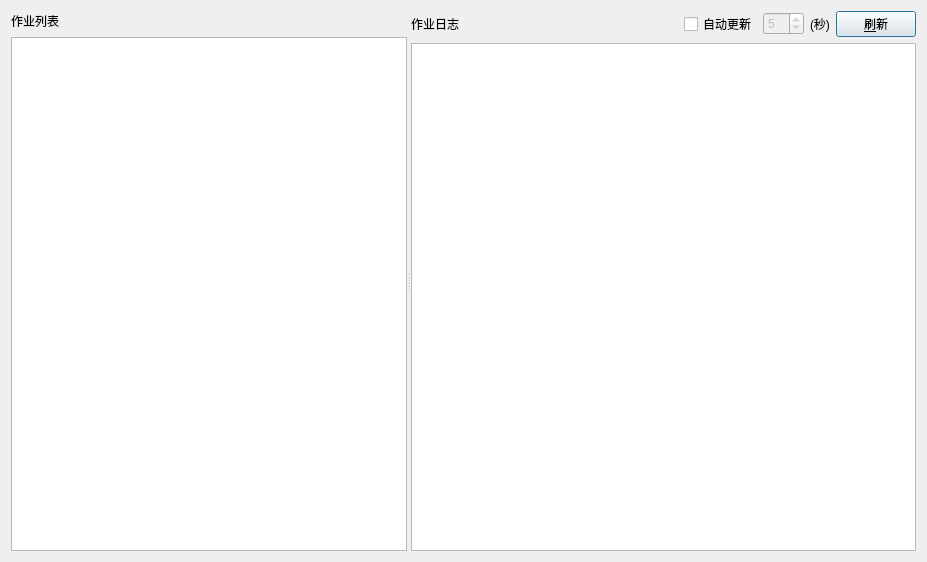
<?xml version="1.0" encoding="UTF-8"?>
<ui version="4.0">
 <class>OBNJobMonitorPrograme</class>
 <widget class="QDialog" name="OBNJobMonitorPrograme">
  <property name="geometry">
   <rect>
    <x>0</x>
    <y>0</y>
    <width>927</width>
    <height>562</height>
   </rect>
  </property>
  <property name="windowTitle">
   <string>作业监控</string>
  </property>
  <layout class="QGridLayout" name="gridLayout">
   <item row="0" column="0">
    <widget class="QSplitter" name="mainSplitter">
     <property name="orientation">
      <enum>Qt::Horizontal</enum>
     </property>
     <widget class="QWidget" name="layoutWidget">
      <layout class="QVBoxLayout" name="verticalLayout">
       <item>
        <layout class="QHBoxLayout" name="horizontalLayout_2">
         <item>
          <widget class="QLabel" name="label">
           <property name="text">
            <string>作业列表</string>
           </property>
          </widget>
         </item>
         <item>
          <spacer name="horizontalSpacer">
           <property name="orientation">
            <enum>Qt::Horizontal</enum>
           </property>
           <property name="sizeHint" stdset="0">
            <size>
             <width>40</width>
             <height>20</height>
            </size>
           </property>
          </spacer>
         </item>
        </layout>
       </item>
       <item>
        <widget class="QListWidget" name="jobList"/>
       </item>
      </layout>
     </widget>
     <widget class="QWidget" name="layoutWidget_2">
      <layout class="QVBoxLayout" name="verticalLayout_2">
       <item>
        <layout class="QHBoxLayout" name="horizontalLayout_3">
         <item>
          <widget class="QLabel" name="label_2">
           <property name="text">
            <string>作业日志</string>
           </property>
          </widget>
         </item>
         <item>
          <spacer name="horizontalSpacer_2">
           <property name="orientation">
            <enum>Qt::Horizontal</enum>
           </property>
           <property name="sizeHint" stdset="0">
            <size>
             <width>40</width>
             <height>20</height>
            </size>
           </property>
          </spacer>
         </item>
         <item>
          <widget class="QCheckBox" name="autoRefreshCbx">
           <property name="text">
            <string>自动更新</string>
           </property>
          </widget>
         </item>
         <item>
          <widget class="QSpinBox" name="spinBox">
           <property name="enabled">
            <bool>false</bool>
           </property>
           <property name="minimum">
            <number>2</number>
           </property>
           <property name="maximum">
            <number>30</number>
           </property>
           <property name="value">
            <number>5</number>
           </property>
          </widget>
         </item>
         <item>
          <widget class="QLabel" name="label_3">
           <property name="text">
            <string>(秒)</string>
           </property>
          </widget>
         </item>
         <item>
          <widget class="QPushButton" name="refreshBtn">
           <property name="text">
            <string>&amp;刷新</string>
           </property>
          </widget>
         </item>
        </layout>
       </item>
       <item>
        <widget class="QTextBrowser" name="logBrowser"/>
       </item>
      </layout>
     </widget>
    </widget>
   </item>
  </layout>
 </widget>
 <resources/>
 <connections/>
</ui>
